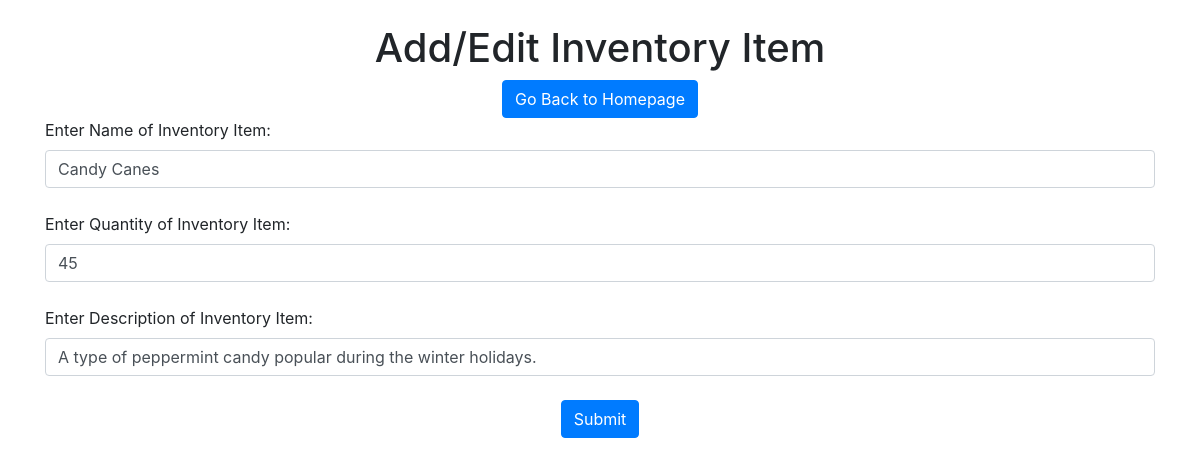
/2, run on the app's committed database.
### application/models.py (models this page shows)
class InventoryItem(db.Model):
    id = db.Column(db.Integer, primary_key=True)
    quantity = db.Column(db.Integer)
    name = db.Column(db.String(100))
    description = db.Column(db.String(500))
    date = db.Column(db.DateTime(timezone=True), default=func.now())
    inventoryId = db.Column(db.Integer, db.ForeignKey('inventory.id'))

### application/routes.py (the view, shortened to what this page needs)
@routes.route('/<editId>', methods=['GET', 'POST'])
def edit(editId):
    itemToEdit = InventoryItem.query.get(editId)
    if itemToEdit == None:
        flash('Inventory Item Not Found', category='issue')
        return redirect("/")
    if request.method == 'GET':
        return render_template("inventoryForm.html", item=itemToEdit) # handle

### application/templates/inventoryForm.html (shortened to what this page needs)
{% extends "base.html" %}
{% block content%}
    <br/>
    <h1 align="center">Add/Edit Inventory Item</h1>
    <div class="container">
        <div class="row">
            <div class="col text-center">
                <a href="/" class="btn btn-primary">Go Back to Homepage</a>
            </div>
        </div>
    </div>
    <form method="POST">
        {% if item == None %}
            <div class="form-group">
                <label for="name">Enter Name of Inventory Item:</label>
                <input
                    type="text"
                    class="form-control"
                    id="name"
                    name="name"
                    placeholder="Inventory Item Name"
                />
                <br/>
                <label for="quantity">Enter Quantity of Inventory Item:</label>
                <input
                    type="number"
                    class="form-control"
                    id="quantity"
                    name="quantity"
                    placeholder="Inventory Item Quantity"
                />
                <br/>
                <label for="description">Enter Description of Inventory Item:</label>
                <input
                    type="text"
                    class="form-control"
                    id="description"
                    name="description"
                    placeholder="Inventory Item Description"
                />
                <br />
                <div align="center">
                <button type="submit" class="btn btn-primary">Submit</button>
                </div>
            </div>
        {% else %}
            <div class="form-group">
                <label for="name">Enter Name of Inventory Item:</label>
                <input
                    type="text"
                    class="form-control"
                    id="name"
                    name="name"
                    value="{{item.name}}"
                />
                <br/>
                <label for="quantity">Enter Quantity of Inventory Item:</label>
                <input
                    type="number"
                    class="form-control"
                    id="quantity"
                    name="quantity"
                    value="{{item.quantity}}"
                />
                <br/>
                <label for="description">Enter Description of Inventory Item:</label>
                <input
                    type="text"
                    class="form-control"
                    id="description"
                    name="description"
                    value="{{item.description}}"
                />
                <br />
                <div align="center">
                <button type="submit" class="btn btn-primary">Submit</button>
                </div>
            </div>
        {% endif %}
    </form>
{% endblock %}

### data on the page
InventoryItem: name "Candy Canes", quantity "45", description "A type of peppermint candy popular during the winter holidays."
